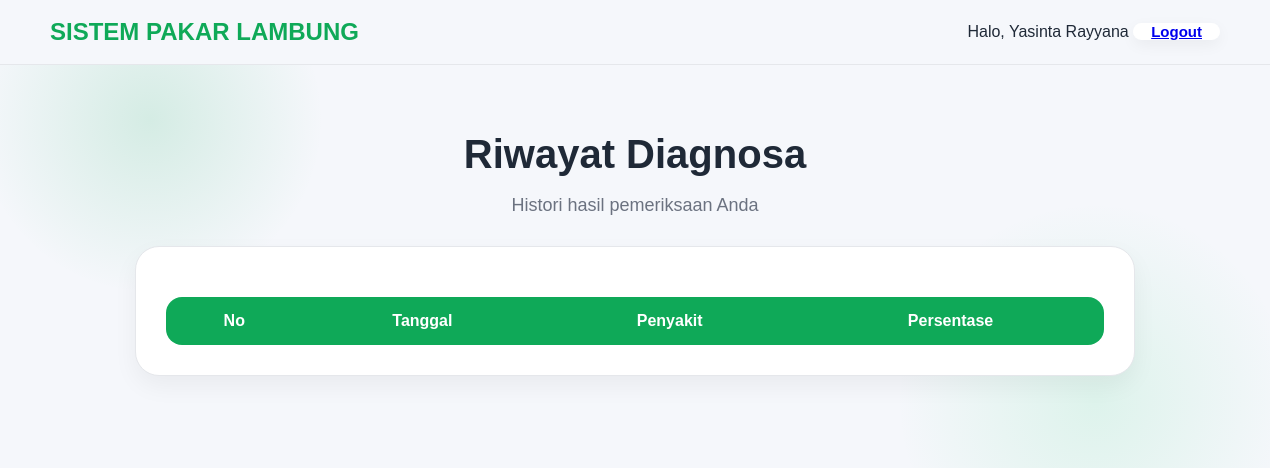
The app's page /history (signed in), older data.
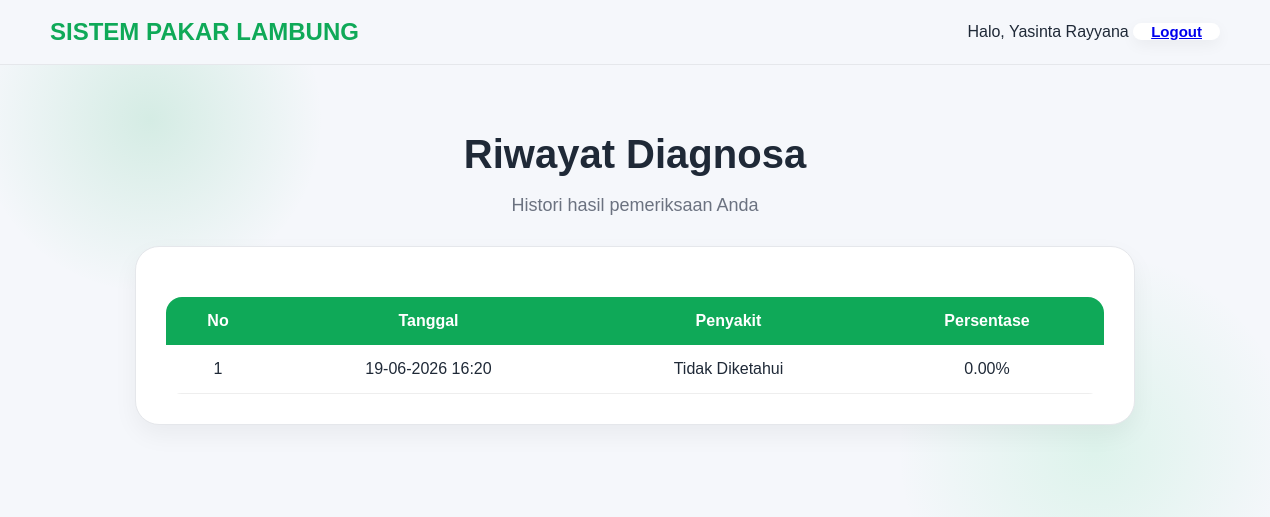
The same page, newer data.
### models/user_model.py (models this page shows, shortened)
class User(db.Model):
    __tablename__ = "user"
    id = db.Column(
        db.Integer,
        primary_key=True
    )
    nama = db.Column(
        db.String(150),
        nullable=False
    )
    tanggal_lahir = db.Column(
        db.Date,
        nullable=False
    )
    umur = db.Column(
        db.Integer,
        nullable=False
    )
    riwayat_penyakit = db.Column(
        db.Text,
        nullable=True
    )
    jenis_kelamin = db.Column(
        db.String(20),
        nullable=False
    )
    email = db.Column(
        db.String(120),
        unique=True,
        nullable=False
    )
    password = db.Column(
        db.String(255),
        nullable=False
    )
    is_verified = db.Column(
        db.Boolean,
        default=False
    )
    otp_code = db.Column(
        db.String(6),
        nullable=True
    )
    histories = db.relationship(
        "DiagnosisHistory",
        backref="user",
        lazy=True,
        cascade=
        "all, delete-orphan"
    )

### models/diagnosis_history_model.py (models this page shows)
class DiagnosisHistory(
    db.Model
):
    __tablename__ = (
        "diagnosis_history"
    )
    id = db.Column(
        db.Integer,
        primary_key=True
    )
    user_id = db.Column(
        db.Integer,
        db.ForeignKey(
            "user.id"
        ),
        nullable=False
    )
    penyakit = db.Column(
        db.String(100),
        nullable=False
    )
    persentase = db.Column(
        db.Float,
        nullable=False
    )
    created_at = db.Column(
        db.DateTime,
        default=datetime.utcnow
    )

### routes/diagnosa_routes.py (the view)
@diagnosa.route(
    "/history"
)
def history():
    if not session.get(
        "user_id"
    ):
        return redirect(
            url_for(
                "auth.login"
            )
        )
    histories = (
        DiagnosisHistory
        .query
        .filter_by(
            user_id=session[
                "user_id"
            ]
        )
        .order_by(
            DiagnosisHistory
            .created_at
            .desc()
        )
        .all()
    )
    return render_template(
        "history.html",
        histories=histories
    )

### app.py (called while the page is built)
def create_app():
    app = Flask(__name__)
    app.config.from_object(Config)
    db.init_app(app)
    mail.init_app(app)
    app.register_blueprint(diagnosa)
    app.register_blueprint(auth)
    @app.context_processor
    def inject_user():
        user_id = session.get("user_id")
        user = User.query.get(user_id) if user_id else None
        return dict(user=user)
    with app.app_context():
        db.create_all()
    return app

### templates/history.html (shortened to what this page needs)
{% extends "base.html" %}
{% block content %}
<div class="result-container">
    <div class="result-header">
        <h1>
            Riwayat Diagnosa
        </h1>
        <p>
            Histori hasil pemeriksaan Anda
        </p>
    </div>
    <div class="section-box">
        <table class="cf-table">
            <thead>
                <tr>
                    <th>No</th>
                    <th>Tanggal</th>
                    <th>Penyakit</th>
                    <th>Persentase</th>
                </tr>
            </thead>
            <tbody>
                {% for item
                in histories %}
                <tr>
                    <td>
                        {{ loop.index }}
                    </td>
                    <td>
                        {{
                        item.created_at
                        .strftime(
                        "%d-%m-%Y %H:%M"
                        )
                        }}
                    </td>
                    <td>
                        {{
                        item.penyakit
                        }}
                    </td>
                    <td>
                        {{
                        "%.2f"|format(
                        item.persentase
                        )
                        }}%
                    </td>
                </tr>
                {% endfor %}
            </tbody>
        </table>
    </div>
</div>
{% endblock %}

### templates/base.html (shortened to what this page needs)
<!DOCTYPE html>
<html lang="id">
<head>
    <link
        rel="stylesheet"
        href="{{ url_for(
            'static',
            filename='css/style.css'
        ) }}">
</head>
<body>
    <header class="main-header">
        <div class="logo">
            SISTEM PAKAR LAMBUNG
        </div>
        <div class="header-actions">
            {% if user %}
                <span>
                    Halo, {{ user.nama }}
                </span>
                <a
                    href="{{ url_for('auth.logout') }}"
                    class="header-btn">
                    Logout
                </a>
            {% endif %}
        </div>
    </header>
    <main>
        {% block content %}
        {% endblock %}
    </main>
</body>
</html>

### static/css/style.css (style rules this page uses)
body { margin:0; font-family:Arial,sans-serif; background:#f5f7fb; color:#1f2937; }
.main-header { background:rgba(255,255,255,.9); border-bottom:1px solid #eee; }
.question-card, .user-info-card, .result-card, .section-box, .loading-card { background:#fff; border:1px solid #eee; }
p { color:#6b7280; }
h1,h2,h3,h4 { color:#1f2937; }
.result-container { max-width:1000px; margin:auto; padding:40px 20px; position:relative; }
.result-container::before { content:""; position:absolute; top:-120px; left:-140px; width:350px; height:350px; background:radial-gradient(circle, rgba(15,169,88,.14), transparent 70%); z-index:-1; }
.result-container::after { content:""; position:absolute; bottom:-160px; right:-140px; width:400px; height:400px; background:radial-gradient(circle, rgba(50,214,124,.12), transparent 70%); z-index:-1; }
.result-header { text-align:center; margin-bottom:30px; }
.result-header h1 { font-size:40px; color:#1f2937; margin-bottom:10px; }
.result-header p { color:#6b7280; font-size:18px; }
.section-box { background:#ffffff; border-radius:24px; padding:30px; margin-bottom:25px; border:1px solid #e5e7eb; box-shadow: 0 10px 25px rgba(0,0,0,.05); transition:.25s ease; }
.cf-table { width:100%; border-collapse:separate; border-spacing:0; overflow:hidden; border-radius:16px; }
.cf-table th { background:linear-gradient(135deg,#0FA958,#32d67c); color:white; padding:15px; font-weight:700; }
.cf-table td { padding:15px; border-bottom:1px solid #eee; background:white; text-align:center; }
.cf-table { width:100%; border-collapse:collapse; margin-top:20px; }
.cf-table th { background:#0FA958; color:white; padding:15px; }
.cf-table td { padding:15px; border-bottom:1px solid #eee; }
.main-header { position:sticky; z-index:999; width:100%; box-sizing:border-box; display:flex; align-items:center; justify-content:space-between; padding: 18px 50px; background:#f5f7fb; backdrop-filter: blur(14px); -webkit-backdrop-filter: blur(14px); border-bottom: 1px solid #e5e7eb; }
.logo { font-size:24px; font-weight:800; color:#0FA958; white-space:nowrap; }
.header-btn { border:none; background:white; height:46px; padding: 0 18px; border-radius:14px; cursor:pointer; font-size:15px; font-weight:600; white-space:nowrap; transition:.25s ease; box-shadow: 0 5px 15px rgba( 0, 0, 0, .05 ); }

Row changes from the older to the newer data that the page shows:
added DiagnosisHistory: created_at "19-06-2026 16:20", penyakit "Tidak Diketahui", persentase "0.00"
